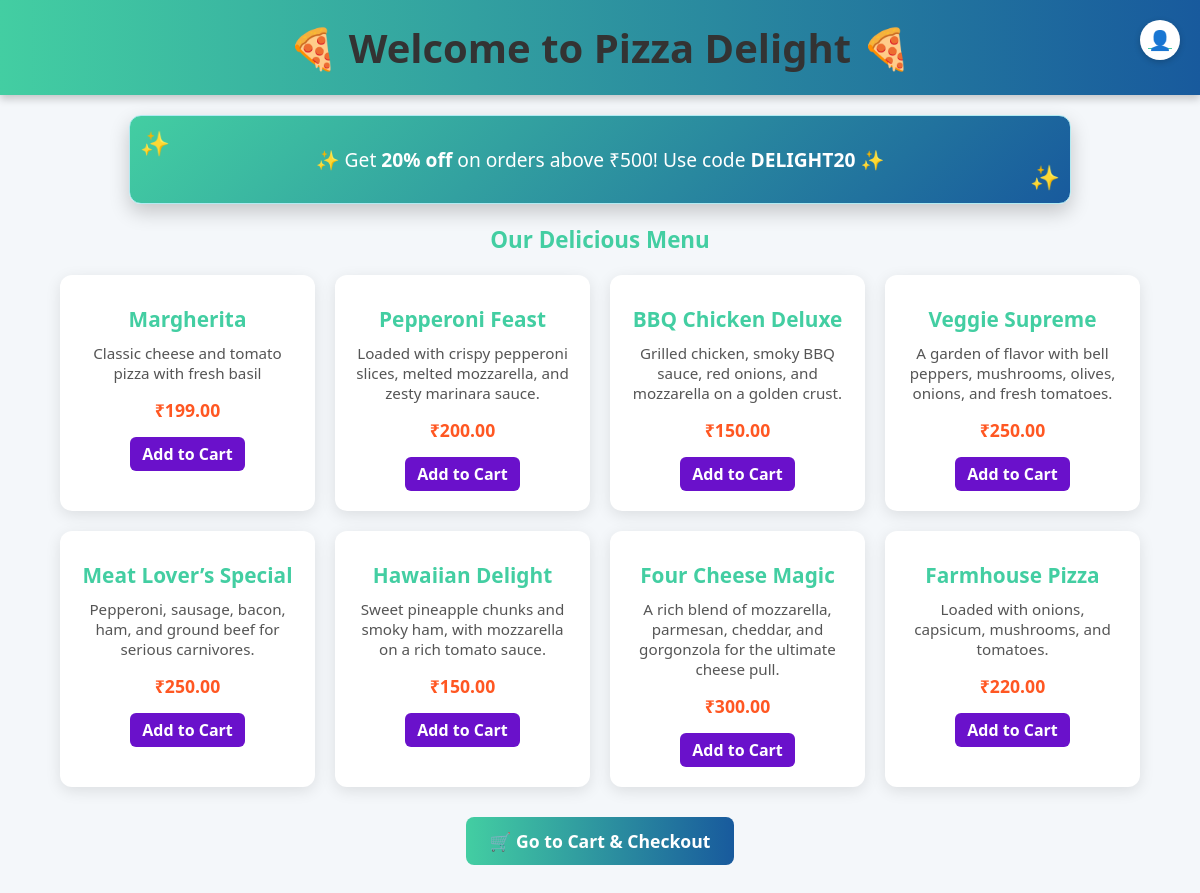
/home/ (signed in), run on the app's committed database.
### orders/models.py (models this page shows, shortened)
class Pizza(models.Model):
    name = models.CharField(max_length=100)
    price = models.DecimalField(max_digits=6, decimal_places=2)
    description = models.TextField(blank=True)

### orders/views.py (the view)
# urls.py: path("home/", views.home, name="home"),
@login_required
def home(request):
    pizzas = Pizza.objects.all()
    offers = [
        "Get 20% off on orders above ₹500! Use code DELIGHT20",
        "Free delivery on orders above ₹300!",
        "Buy 2 pizzas and get 1 free every Friday!"
    ]
    return render(request, "index.html", {"pizzas": pizzas, "offers": offers})

### orders/templates/index.html (shortened to what this page needs)
{% load static %}
<!DOCTYPE html>
<html lang="en">
<head>
  <link rel="stylesheet" href="{% static 'css/style.css' %}">
</head>
<body>
<header>
  <h1>🍕 Welcome to Pizza Delight 🍕</h1>
  <a href="{% url 'profile' %}" class="profile-link" title="My Profile">👤</a>
</header>
<div class="offer-section" id="offerSection">
  ✨ <span id="offerText">Get <strong>20% off</strong> on orders above ₹500! Use code <strong>DELIGHT20</strong></span> ✨
</div>
<h2>Our Delicious Menu</h2>
<div class="menu-container">
  {% for pizza in pizzas %}
  <div class="pizza-card">
    <h2>{{ pizza.name }}</h2>
    <p>{{ pizza.description }}</p>
    <span class="price">₹{{ pizza.price }}</span>
    <a href="{% url 'add_to_cart' pizza.id %}" class="add-btn">Add to Cart</a>
  </div>
  {% empty %}
  <p style="text-align:center; color:#777; font-size:1.1rem;">No pizzas available right now.</p>
  {% endfor %}
</div>
<a href="{% url 'cart' %}" class="order-link">🛒 Go to Cart & Checkout</a>
</body>
</html>

### orders/static/css/style.css (style rules this page uses)
body { font-family: 'Segoe UI', Arial, sans-serif; background: #f4f7fa; margin: 0; padding: 0; }
header { background: linear-gradient(90deg, #6a11cb, #2575fc); color: white; padding: 15px; text-align: center; }
h1, h2, h3 { text-align: center; color: #333; margin: 20px 0; }
a.add-btn { display: inline-block; padding: 6px 12px; background: #6a11cb; color: white; text-decoration: none; border-radius: 6px; transition: background 0.3s; }
.order-link { display: block; width: fit-content; margin: 20px auto; padding: 10px 16px; background: #43cea2; color: white; font-weight: bold; text-decoration: none; border-radius: 8px; transition: background 0.3s; }

### orders/templates/index.html (style rules this page uses)
body { font-family: 'Segoe UI', Arial, sans-serif; background: #f4f7fa; margin: 0; padding: 0; }
header { background: linear-gradient(90deg, #43cea2, #185a9d); color: white; padding: 20px 0; text-align: center; box-shadow: 0 4px 8px rgba(0,0,0,0.2); }
header h1 { margin: 0; font-size: 2.5rem; }
.offer-section { background: #e0f7fa; color: #00796b; text-align: center; padding: 25px 20px; margin: 20px auto; width: 95%; max-width: 900px; border: 1px solid #b2ebf2; border-radius: 8px; font-size: 1.2rem; box-shadow: 0 4px 10px rgba(0,0,0,0.1); transition: opacity 0.5s ease-in-out; }
h2 { text-align: center; color: #43cea2; margin: 20px 0 10px 0; font-size: 1.4rem; }
.menu-container { display: grid; grid-template-columns: repeat(auto-fit, minmax(250px, 1fr)); gap: 20px; width: 90%; max-width: 1200px; margin: 20px auto; }
.pizza-card { background: white; border-radius: 12px; padding: 20px; box-shadow: 0 4px 15px rgba(0,0,0,0.1); transition: transform 0.3s, box-shadow 0.3s; text-align: center; }
.pizza-card h2 { margin: 10px 0; font-size: 1.3rem; color: #43cea2; }
.pizza-card p { color: #555; font-size: 0.95rem; margin: 10px 0 15px 0; }
.pizza-card .price { font-size: 1.1rem; font-weight: bold; color: #ff5722; margin-bottom: 15px; display: block; }
.add-btn { display: inline-block; padding: 10px 18px; background: linear-gradient(90deg, #43cea2, #185a9d); color: white; font-weight: bold; text-decoration: none; border-radius: 8px; transition: background 0.3s; }
.order-link { display: block; width: fit-content; margin: 30px auto; padding: 12px 24px; background: linear-gradient(90deg, #43cea2, #185a9d); color: white; font-weight: bold; text-decoration: none; border-radius: 8px; font-size: 1.1rem; transition: background 0.3s; }
.offer-section { background: linear-gradient(135deg, #43cea2, #185a9d); color: white; text-align: center; padding: 30px 20px; margin: 20px auto; width: 95%; max-width: 900px; border-radius: 12px; font-size: 1.2rem; box-shadow: 0 8px 20px rgba(0, 0, 0, 0.2); position: relative; overflow: hidden; animation: pulse 2s infinite; }
.offer-section span { display: inline-block; animation: bounce 1.5s infinite; }
.offer-section::before, .offer-section::after { content: "✨"; position: absolute; font-size: 1.5rem; animation: sparkle 3s infinite; }
.offer-section::before { top: 10px; left: 10px; }
.offer-section::after { bottom: 10px; right: 10px; }
header { background: linear-gradient(90deg, #43cea2, #185a9d); color: white; padding: 20px 20px; text-align: center; position: relative; box-shadow: 0 4px 8px rgba(0,0,0,0.2); }
.profile-link { position: absolute; top: 20px; right: 20px; background: white; color: #43cea2; width: 40px; height: 40px; line-height: 40px; border-radius: 50%; text-align: center; font-size: 1.2rem; box-shadow: 0 2px 6px rgba(0,0,0,0.2); transition: background 0.3s, transform 0.2s; }

### data on the page
Pizza: name "Margherita", description "Classic cheese and tomato pizza with fresh basil", price "199.00"
Pizza: name "Pepperoni Feast", description "Loaded with crispy pepperoni slices, melted mozzarella, and zesty marinara sauce.", price "200.00"
Pizza: name "BBQ Chicken Deluxe", description "Grilled chicken, smoky BBQ sauce, red onions, and mozzarella on a golden crust.", price "150.00"
Pizza: name "Veggie Supreme", description "A garden of flavor with bell peppers, mushrooms, olives, onions, and fresh tomatoes.", price "250.00"
Pizza: name "Meat Lover’s Special", description "Pepperoni, sausage, bacon, ham, and ground beef for serious carnivores.", price "250.00"
Pizza: name "Hawaiian Delight", description "Sweet pineapple chunks and smoky ham, with mozzarella on a rich tomato sauce.", price "150.00"
Pizza: name "Four Cheese Magic", description "A rich blend of mozzarella, parmesan, cheddar, and gorgonzola for the ultimate cheese pull.", price "300.00"
Pizza: name "Farmhouse Pizza", description "Loaded with onions, capsicum, mushrooms, and tomatoes.", price "220.00"
